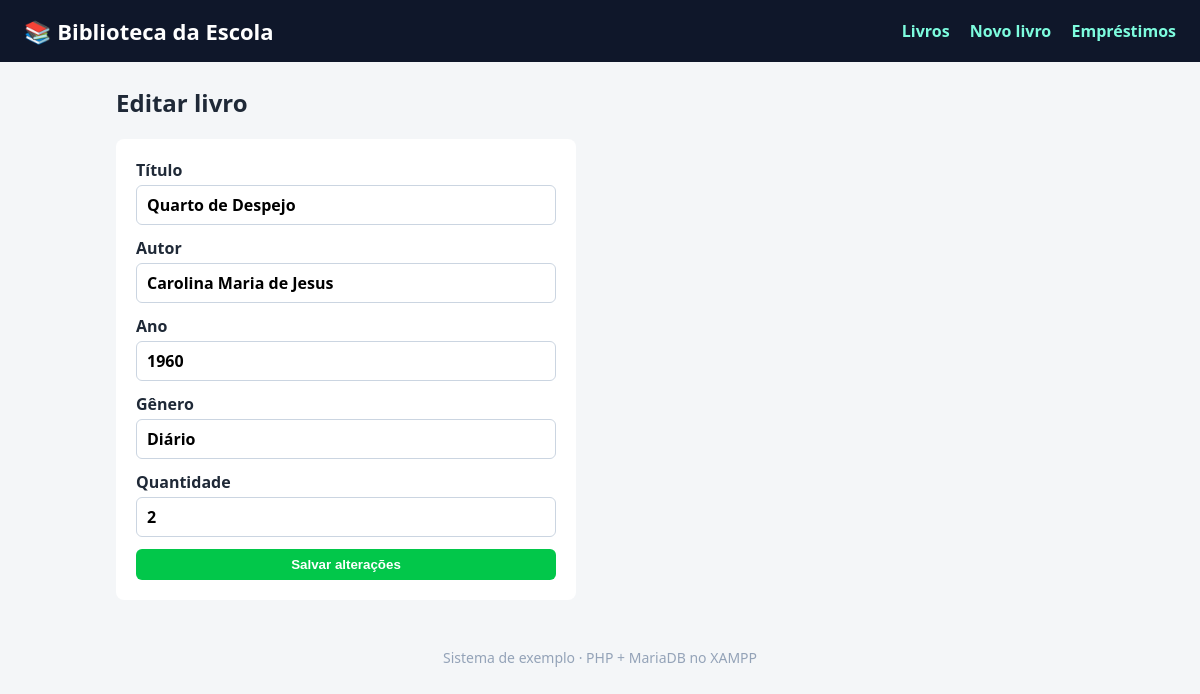
The app's page /editar.php?id=9, older data.
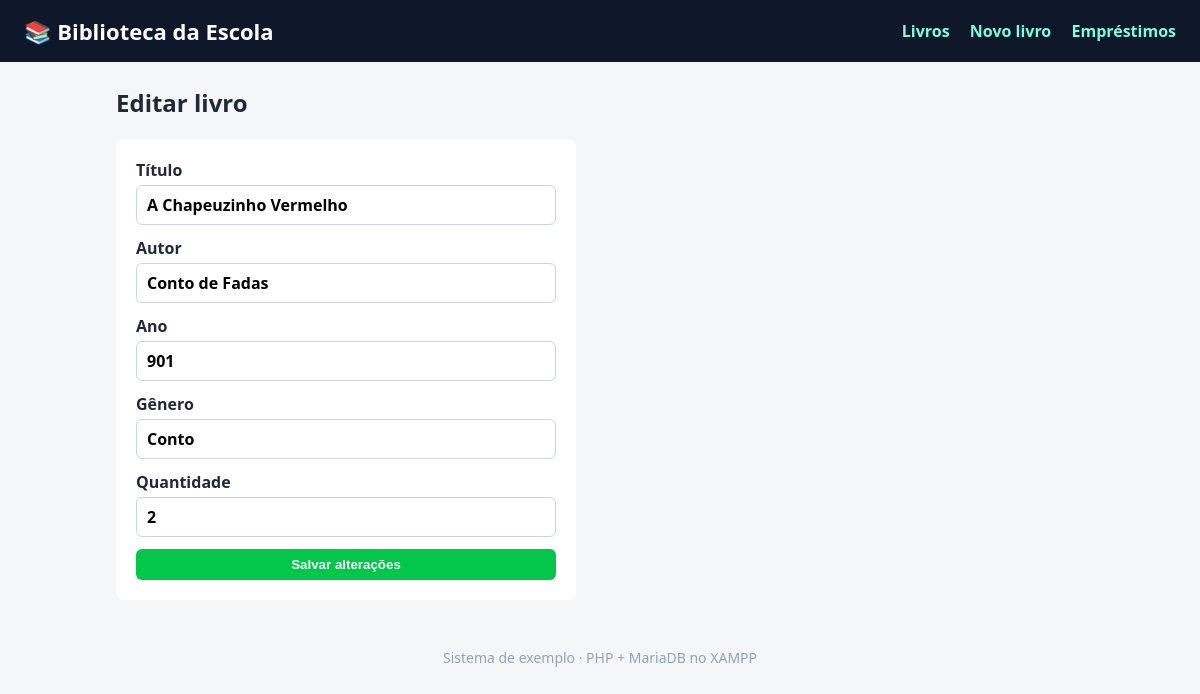
The same page, newer data.
### tables this page shows
CREATE TABLE livros (
  id          INT AUTO_INCREMENT PRIMARY KEY,
  titulo      VARCHAR(150) NOT NULL,
  autor       VARCHAR(100) NOT NULL,
  ano         INT,
  genero      VARCHAR(50),
  quantidade  INT NOT NULL DEFAULT 1
);

### conexao.php (called while the page is built, shortened)
<?php
function e($texto) {
    return htmlspecialchars((string)$texto, ENT_QUOTES, 'UTF-8');
}

### editar.php (the view, shortened to what this page needs)
<?php
require 'conexao.php';
$id = (int)($_GET['id'] ?? $_POST['id'] ?? 0);
$consulta = $pdo->prepare("SELECT * FROM livros WHERE id = :id");
$consulta->execute([':id' => $id]);
$livro = $consulta->fetch();
require 'topo.php';
?>
<h2>Editar livro</h2>
<form method="post" class="ficha">
  <label>Título <input name="titulo" value="<?= e($livro['titulo']) ?>" required maxlength="150"></label>
  <label>Autor <input name="autor" value="<?= e($livro['autor']) ?>" required maxlength="100"></label>
  <label>Ano <input name="ano" type="number" value="<?= e($livro['ano']) ?>"></label>
  <label>Gênero <input name="genero" value="<?= e($livro['genero']) ?>" maxlength="50"></label>
  <label>Quantidade <input name="quantidade" type="number" min="1" value="<?= e($livro['quantidade']) ?>" required></label>
  <button>Salvar alterações</button>
</form>
<?php require 'rodape.php'; ?>

Row changes from the older to the newer data that the page shows:
changed livros: titulo "Quarto de Despejo" → "A Chapeuzinho Vermelho"; autor "Carolina Maria de Jesus" → "Conto de Fadas"; ano "1960" → "901"; genero "Diário" → "Conto"
